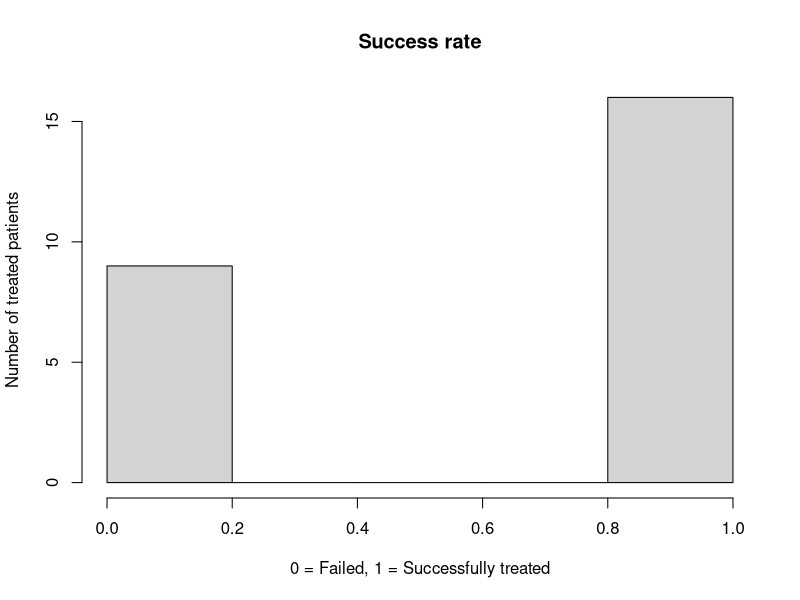
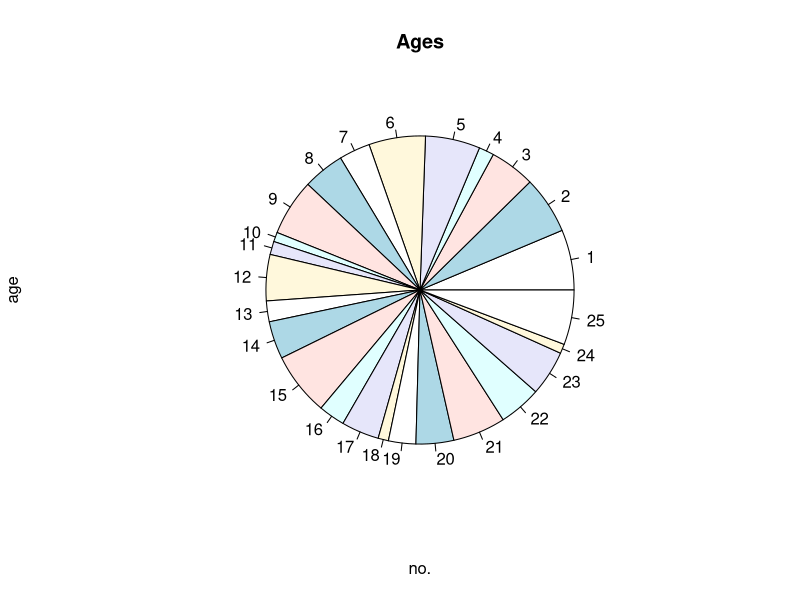
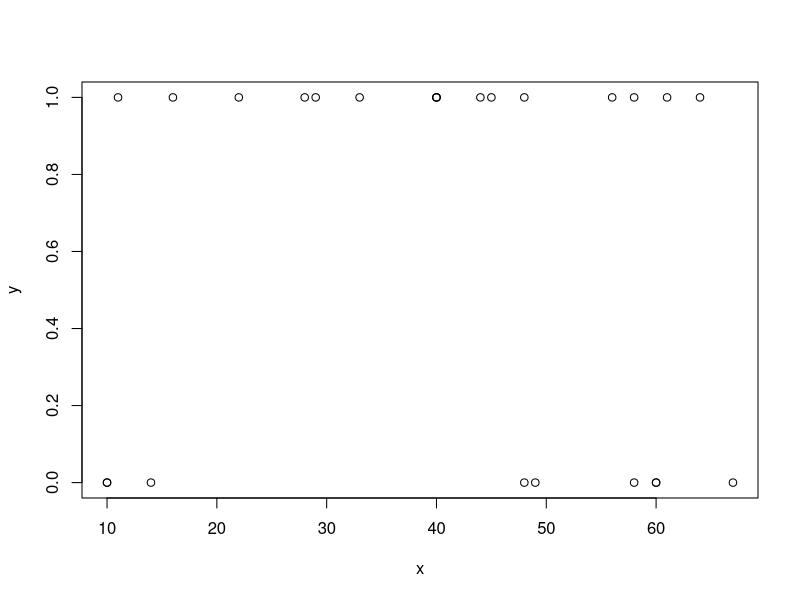
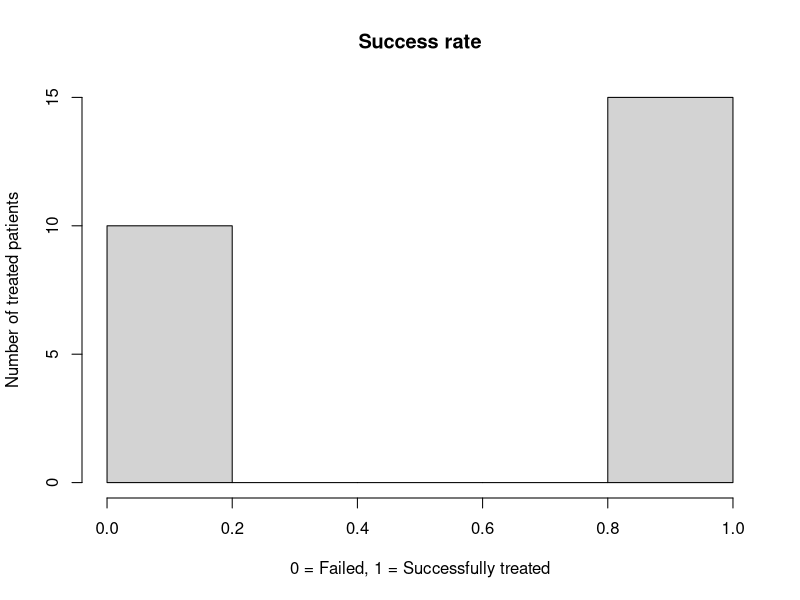
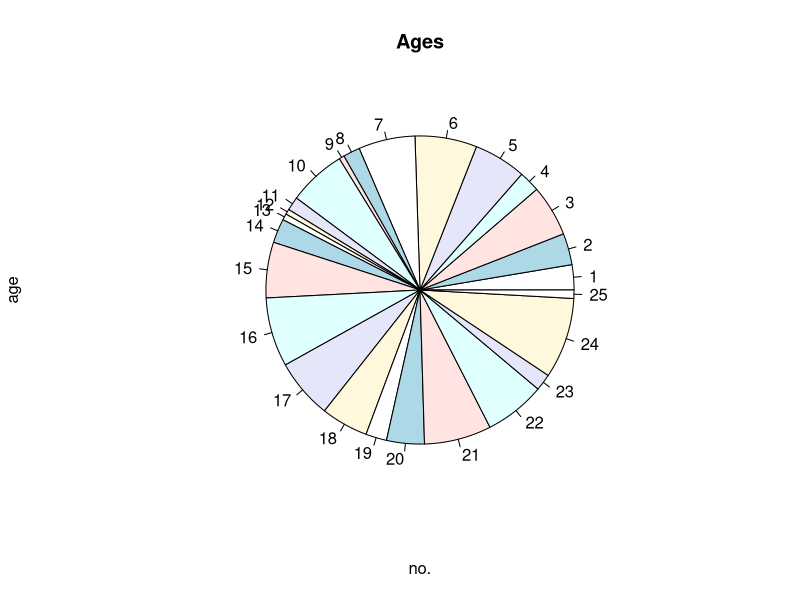
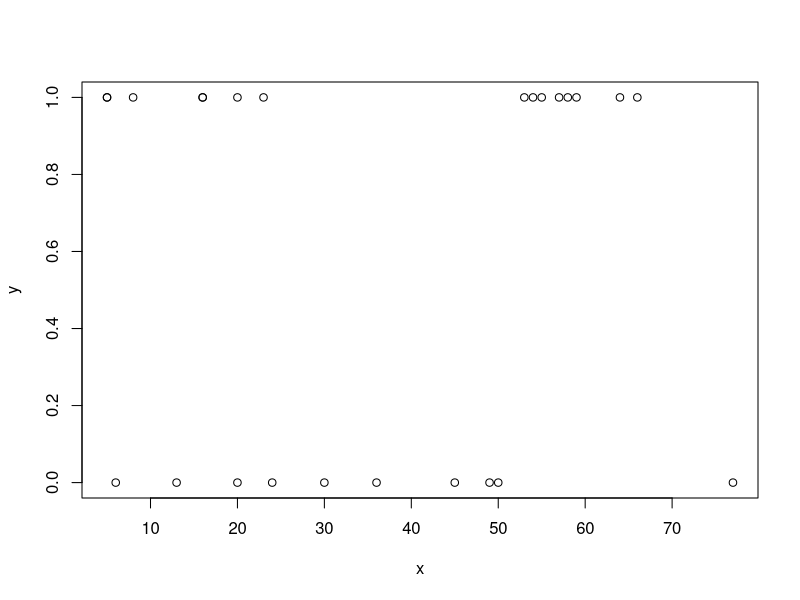
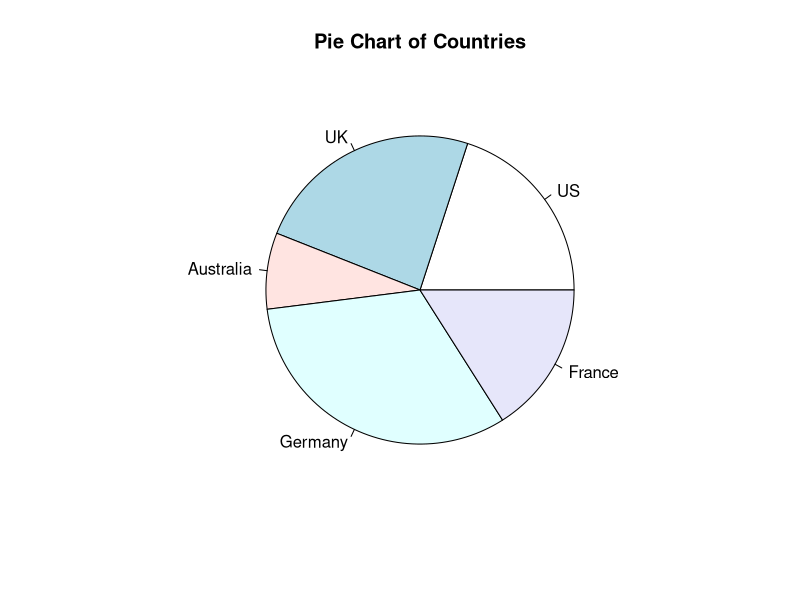
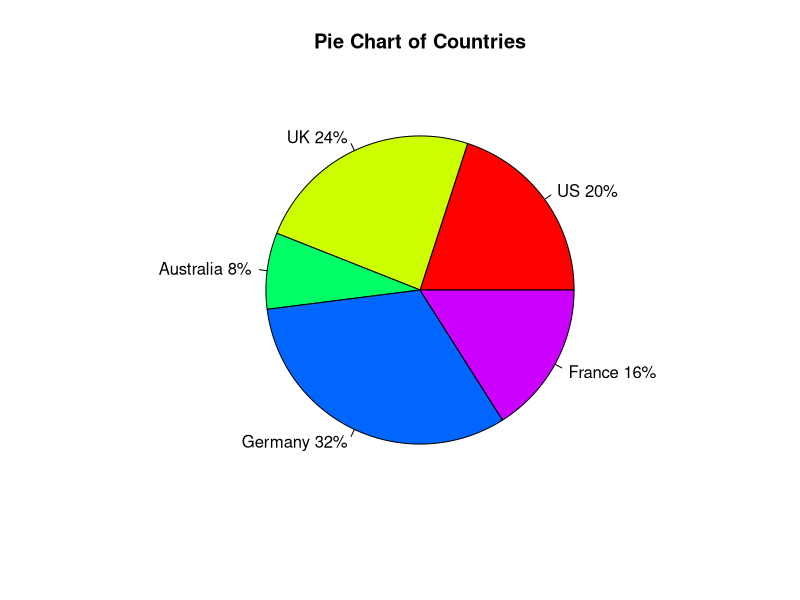

Reproduce these figures in R, in order. (Note: this script raises an error after producing the figures.)
leukemia <- read.csv("dbLeukemia.csv", TRUE, ",")
head(leukemia)

hist(leukemia$Success, main = "Success rate", ylab = "Number of treated patients", xlab = "0 = Failed, 1 = Successfully treated")

pie(leukemia$Age, main = "Ages", ylab = "age", xlab = "no.")

plot(leukemia$Age, leukemia$Success, ylab = "y", xlab = "x")





cancer <- read.csv("dbCancer.csv", TRUE, ",")
head(cancer)

hist(cancer$Success, main = "Success rate", ylab = "Number of treated patients", xlab = "0 = Failed, 1 = Successfully treated")

pie(cancer$Age, main = "Ages", ylab = "age", xlab = "no.")

plot(cancer$Age, cancer$Success, ylab = "y", xlab = "x")



# Simple Pie Chart
slices <- c(10, 12,4, 16, 8)
lbls <- c("US", "UK", "Australia", "Germany", "France")
pie(slices, labels = lbls, main="Pie Chart of Countries")

slices <- c(10, 12, 4, 16, 8) 
lbls <- c("US", "UK", "Australia", "Germany", "France")
pct <- round(slices/sum(slices)*100)
lbls <- paste(lbls, pct) # add percents to labels 
lbls <- paste(lbls,"%",sep="") # ad % to labels 
pie(slices,labels = lbls, col=rainbow(length(lbls)),
    main="Pie Chart of Countries")


# 1
labs <- c(paste(0, 17, sep = "-"), paste(18, 24, sep = "-"), paste(seq(25, 65, by = 10), seq(0 + 35 - 1, 75 - 1, by = 10),
                sep = "-"), paste(75, "+", sep = ""))
labs

leukemia$AgeGroup <- cut(leukemia$Age, breaks = c(paste(0, 17, sep = "-"), paste(18, 24, sep = "-"), 
                                                  paste(seq(25, 65, by = 10), seq(0 + 35 - 1, 75 - 1, by = 10),
                                                  sep = "-"), 75), labels = labs, right = FALSE)

# 2
leukemia$age_grp <- leukemia$age
leukemia$age_grp <- ifelse((leukemia$age>=0 & leukemia$age<=18) , '0-18',leukemia$age_grp)
leukemia$age_grp <- ifelse((leukemia$age>18 & leukemia$age<=25) , '18-25',leukemia$age_grp)
leukemia$age_grp <- ifelse((leukemia$age>25 & leukemia$age<=35) , '25-35',leukemia$age_grp)
leukemia$age_grp <- ifelse((leukemia$age>35 & leukemia$age<=45) , '35-45',leukemia$age_grp)
leukemia$age_grp <- ifelse((leukemia$age>45 & leukemia$age<=55) , '45-55',leukemia$age_grp)
leukemia$age_grp <- ifelse((leukemia$age>55 & leukemia$age<=65) , '55-65',leukemia$age_grp)
leukemia$age_grp <- ifelse((leukemia$age>65 & leukemia$age<=75) , '65-75',leukemia$age_grp)
leukemia$age_grp <- ifelse((leukemia$age>75) , '75+',leukemia$age_grp)
leukemia$age_grp<-as.factor(leukemia$age_grp)
summary(leukemia$age_grp)
library(dplyr)
leukemia <- select(leukemia, -(age) )

# 3
library(data.table)
require(data.table)
agebreaks <- c(0,18,25,35,45,55,65,75,150)
agelabels <- c("0-17","18-24","25-35","35-45","45-55","55-65","65-75","75+")

setDT(data)[ , Agegroups := cut(age, 
                                breaks = agebreaks, 
                                right = FALSE, 
                                labels = agelabels)]

